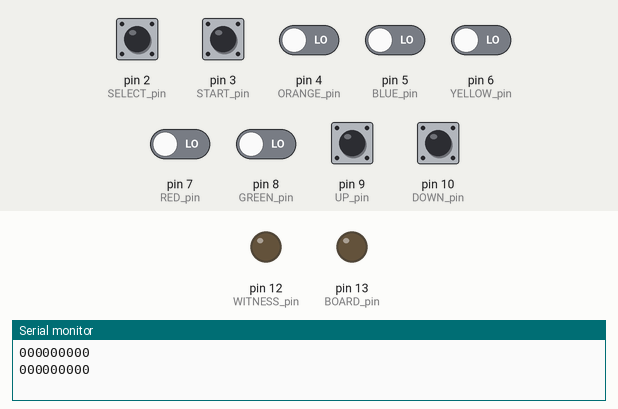
Bench run of a sketch on a simulated Arduino Uno, built with avr-gcc and run on an emulated ATmega328P. On the bench: output pins drawn as LEDs (lit = HIGH), the last lines printed to the serial monitor. The test bench sets the inputs (shaded band); at power-on: pin 2 (SELECT_pin), pin 3 (START_pin), pin 4 (ORANGE_pin), pin 5 (BLUE_pin), pin 6 (YELLOW_pin), pin 7 (RED_pin), pin 8 (GREEN_pin), pin 9 (UP_pin), pin 10 (DOWN_pin) LOW.

Above: at 1.2 s.
1.3 s: pin 2 (SELECT_pin) pulled HIGH for 0.15 s
At 1.37 s:
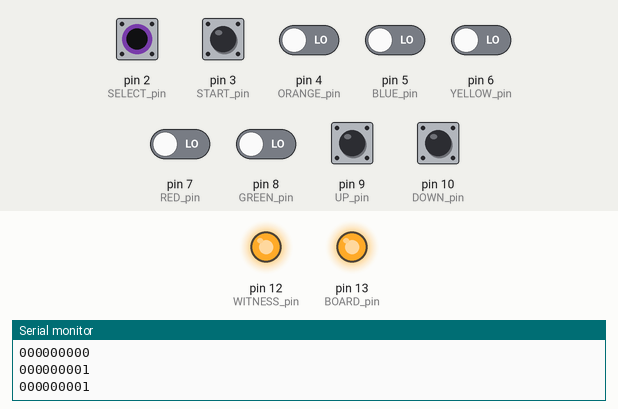
2.9 s: pin 4 (ORANGE_pin) driven HIGH
At 4.0 s:
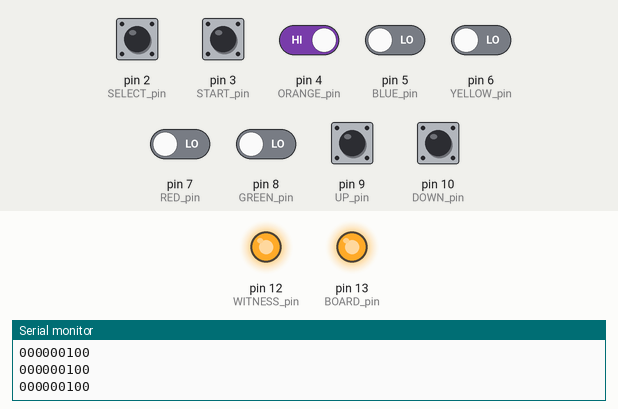
4.4 s: pin 4 (ORANGE_pin) driven LOW
At 4.8 s:
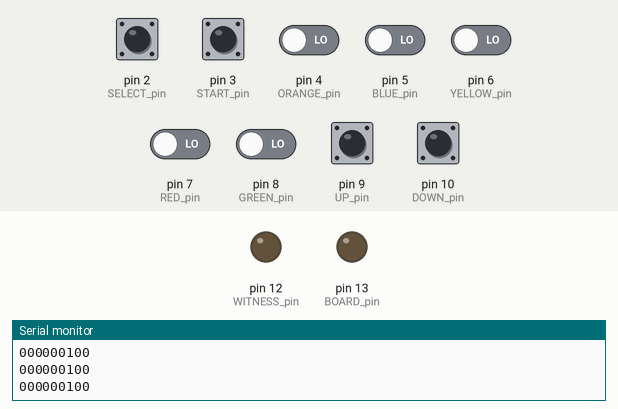
Timing chart, 0 to 7.4 s (numbered marks = the images above; inputs shaded):
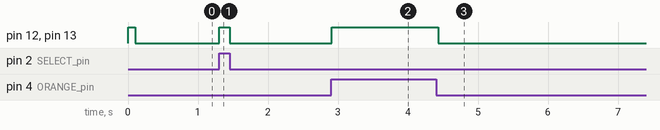

Measured:
- after the input at 1.3 s, pin 12 (WITNESS_pin), pin 13 (BOARD_pin): LOW → HIGH at once, → LOW 0.15 s later
- after the input at 2.9 s, pin 12 (WITNESS_pin), pin 13 (BOARD_pin): LOW → HIGH at once
- after the input at 4.4 s, pin 12 (WITNESS_pin), pin 13 (BOARD_pin): HIGH → LOW at once

The sketch:

present_hero_ino.ino
```cpp
const long debounce_delay     = 50;

const int SELECT_pin          = 2;
const int START_pin           = 3;
const int ORANGE_pin          = 4;
const int BLUE_pin            = 5;
const int YELLOW_pin          = 6;
const int RED_pin             = 7;
const int GREEN_pin           = 8;
const int UP_pin              = 9;
const int DOWN_pin            = 10;

const int WITNESS_pin         = 12;
const int BOARD_pin           = 13;


const int SELECT              = 0b1;
const int START               = 0b10;
const int ORANGE              = 0b100;
const int BLUE                = 0b1000;
const int YELLOW              = 0b10000;
const int RED                 = 0b100000;
const int GREEN               = 0b1000000;
const int UP                  = 0b10000000;
const int DOWN                = 0b100000000;

struct {
  int color;
  int updown;
  int stsel;
} data = {0, 0, 0};

int input = 0;

// Variables will change:
boolean debugging             = false;
int ledState                  = HIGH;
int last_START_state          = LOW;
int last_SELECT_state         = LOW;
int last_ORANGE_state         = LOW;
int last_BLUE_state           = LOW;
int last_YELLOW_state         = LOW;
int last_RED_state            = LOW;
int last_GREEN_state          = LOW;
int last_UP_state             = LOW;
int last_DOWN_state           = LOW;
long lastDebounceTime         = 0;

void setup()
{
  pinMode(START_pin,          INPUT);
  pinMode(SELECT_pin,         INPUT);
  pinMode(ORANGE_pin,         INPUT);
  pinMode(BLUE_pin,           INPUT);
  pinMode(YELLOW_pin,         INPUT);
  pinMode(RED_pin,            INPUT);
  pinMode(GREEN_pin,          INPUT);
  pinMode(UP_pin,             INPUT);
  pinMode(DOWN_pin,           INPUT);
  pinMode(BOARD_pin,          OUTPUT);
  pinMode(WITNESS_pin,        OUTPUT);

  digitalWrite(BOARD_pin, ledState);
  Serial.begin(9600);
}

void loop()
{
  int START_state   = digitalRead(START_pin);
  int SELECT_state  = digitalRead(SELECT_pin);
  int ORANGE_state  = digitalRead(ORANGE_pin);
  int BLUE_state    = digitalRead(BLUE_pin);
  int YELLOW_state  = digitalRead(YELLOW_pin);
  int RED_state     = digitalRead(RED_pin);
  int GREEN_state   = digitalRead(GREEN_pin);
  int UP_state      = digitalRead(UP_pin);
  int DOWN_state    = digitalRead(DOWN_pin);

  if (UP_state      != last_UP_state
  ||  DOWN_state    != last_DOWN_state
  ||  ORANGE_state  != last_ORANGE_state
  ||  BLUE_state    != last_BLUE_state
  ||  YELLOW_state  != last_YELLOW_state
  ||  RED_state     != last_RED_state
  ||  GREEN_state   != last_GREEN_state
  ||  START_state   != last_START_state
  ||  SELECT_state  != last_SELECT_state)
  {
    lastDebounceTime = millis();
  }

  if ((millis() - lastDebounceTime) > debounce_delay)
  {
    ledState    = LOW;
    input       = 0;
    data.color  = 0;
    data.stsel  = 0;
    data.updown = 0;
  }
  else
  {
    ledState = HIGH;
    if (UP_state      == HIGH)
    {
      if (debugging) Serial.print("<UP>");
      data.updown |= UP;
      input |= UP;
    }
    if (DOWN_state    == HIGH)
    {
      if (debugging) Serial.print("<DOWN>");
      data.updown |= DOWN;
      input |= DOWN;
    }
    if (ORANGE_state  == HIGH)
    {
      if (debugging) Serial.print("<ORANGE>");
      data.color |= ORANGE;
      input |= ORANGE;
    }
    if (BLUE_state    == HIGH)
    {
      if (debugging) Serial.print("<BLUE>");
      data.color |= BLUE;
      input |= BLUE;
    }
    if (YELLOW_state  == HIGH)
    {
      if (debugging) Serial.print("<YELLOW>");
      data.color |= YELLOW;
      input |= YELLOW;
    }
    if (RED_state     == HIGH)
    {
      if (debugging) Serial.print("<RED>");
      data.color |= RED;
      input |= RED;
    }
    if (GREEN_state   == HIGH)
    {
      if (debugging) Serial.print("<GREEN>");
      data.color |= GREEN;
      input |= GREEN;
    }
    if (START_state   == HIGH)
    {
      if (debugging) Serial.print("<START>");
      data.stsel |= START;
      input |= START;
    }
    if (SELECT_state  == HIGH)
    {
      if (debugging) Serial.print("<SELECT>");
      data.stsel |= SELECT;
      input |= SELECT;
    }

    if (UP_state      == LOW)
    {
      if (debugging) Serial.print("</UP>");
      if (data.stsel & UP) data.stsel -= UP;
      if (input & UP) input -= UP;
    }
    if (DOWN_state    == LOW)
    {
      if (debugging) Serial.print("</DOWN>");
      if (data.stsel & DOWN) data.stsel -= DOWN;
      if (input & DOWN) input -= DOWN;
    }
    if (ORANGE_state  == LOW)
    {
      if (debugging) Serial.print("</ORANGE>");
      if (data.color & ORANGE) data.color -= ORANGE;
      if (input & ORANGE) input -= ORANGE;
    }
    if (BLUE_state    == LOW)
    {
      if (debugging) Serial.print("</BLUE>");
      if (data.color & BLUE) data.color -= BLUE;
      if (input & BLUE) input -= BLUE;
    }
    if (YELLOW_state  == LOW)
    {
      if (debugging) Serial.print("</YELLOW>");
      if (data.color & YELLOW) data.color -= YELLOW;
      if (input & YELLOW) input -= YELLOW;
    }
    if (RED_state     == LOW)
    {
      if (debugging) Serial.print("</RED>");
      if (data.color & RED) data.color -= RED;
      if (input & RED) input -= RED;
    }
    if (GREEN_state   == LOW)
    {
      if (debugging) Serial.print("</GREEN>");
      if (data.color & GREEN) data.color -= GREEN;
      if (input & GREEN) input -= GREEN;
    }
    if (START_state   == LOW)
    {
      if (debugging) Serial.print("</START>");
      if (data.stsel & START) data.stsel -= START;
      if (input & START) input -= START;
    }
    if (SELECT_state  == LOW)
    {
      if (debugging) Serial.print("</SELECT>");
      if (data.stsel & SELECT) data.stsel -= SELECT;
      if (input & SELECT) input -= SELECT;
    }
    if (debugging) Serial.println();
    for(int i = 0; i < 9 - String(input, BIN).length(); ++i)
      Serial.print("0");
    Serial.println(input, BIN);
  }
  digitalWrite(BOARD_pin,     ledState);
  digitalWrite(WITNESS_pin,   ledState);
  delay(50);
}
```
